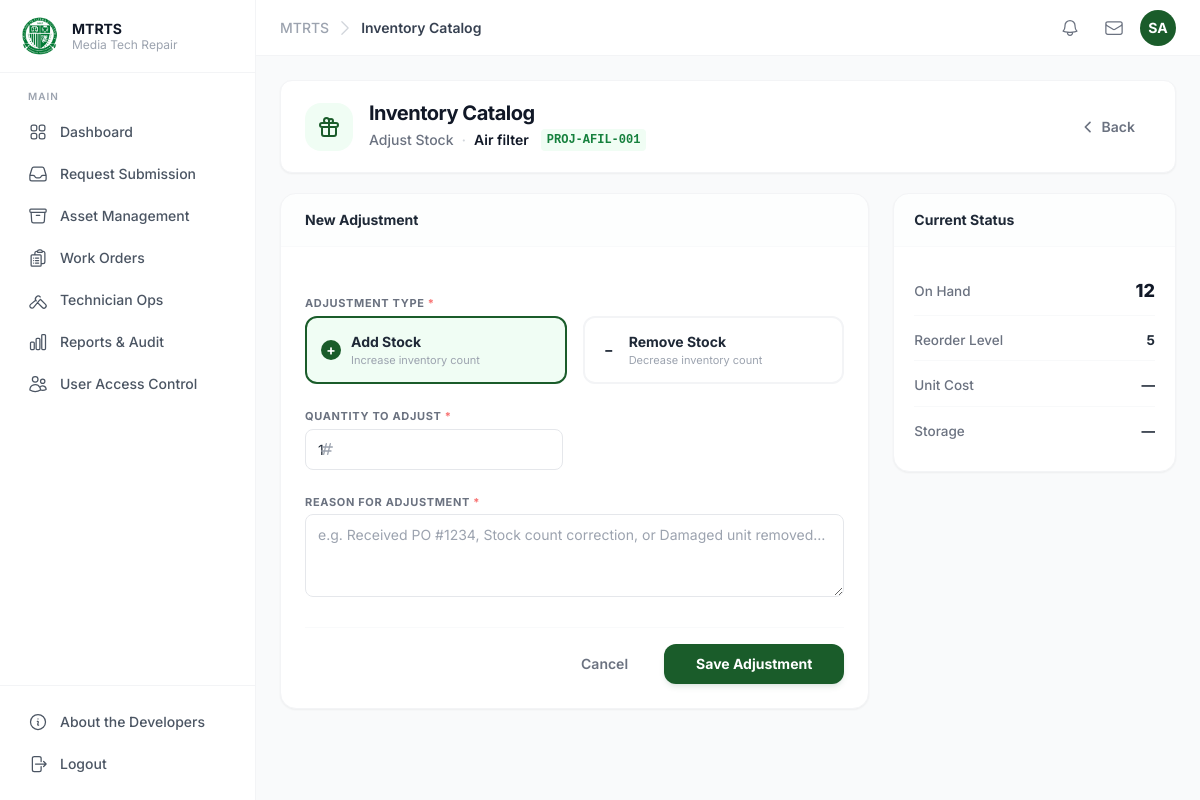
Screenshot of /modules/inventory/adjust.php?id=10 (signed in) with the database file from the repository.
### tables this page shows
CREATE TABLE parts_inventory (
  part_id          INT           PRIMARY KEY AUTO_INCREMENT,
  part_number      VARCHAR(100)  NOT NULL UNIQUE,
  part_name        VARCHAR(150)  NOT NULL,
  description      VARCHAR(255)  NULL,
  manufacturer     VARCHAR(100)  NULL,
  category         VARCHAR(100)  NULL,
  compatible_with  VARCHAR(500)  NULL,
  quantity_on_hand INT           NOT NULL DEFAULT 0,
  reorder_level    INT           NOT NULL DEFAULT 5,
  unit_cost        DECIMAL(10,2) NULL,
  unit_price       DECIMAL(10,2) NULL,
  storage_location VARCHAR(100)  NULL,
  is_active        TINYINT(1)    NOT NULL DEFAULT 1,
  created_at       DATETIME      NOT NULL DEFAULT CURRENT_TIMESTAMP,
  updated_at       DATETIME      NOT NULL DEFAULT CURRENT_TIMESTAMP ON UPDATE CURRENT_TIMESTAMP
);

### modules/inventory/functions.php (called while the page is built, shortened)
<?php
function get_part(PDO $pdo, int $part_id): ?array {
    $stmt = $pdo->prepare("SELECT * FROM parts_inventory WHERE part_id = ? LIMIT 1");
    $stmt->execute([$part_id]);
    $r = $stmt->fetch(PDO::FETCH_ASSOC);
    return $r ?: null;
}

### modules/inventory/adjust.php (the view, shortened to what this page needs)
<?php
require_once __DIR__ . '/../../config/guard.php';
require_once __DIR__ . '/functions.php';
$id = (int)($_GET['id'] ?? 0);
$part = $id > 0 ? get_part($pdo, $id) : null;
?>
<div class="bg-white rounded-xl shadow-sm border border-gray-100 px-6 py-5 mb-5 flex items-center justify-between gap-3">
  <div class="flex items-center gap-4">
    <div class="w-12 h-12 rounded-2xl bg-green-50 flex items-center justify-center text-olfu-green">
      <svg class="w-6 h-6" fill="none" viewBox="0 0 24 24" stroke="currentColor" stroke-width="2">
        <path stroke-linecap="round" stroke-linejoin="round" d="M12 8v13m0-13V6a2 2 0 112 2h-2zm0 0V5.5A2.5 2.5 0 109.5 8H12zm-7 4h14M5 12a2 2 0 110-4h14a2 2 0 110 4M5 12v7a2 2 0 002 2h10a2 2 0 002-2v-7"/>
      </svg>
    </div>
    <div>
      <h2 class="text-xl font-bold text-gray-900 tracking-tight leading-tight">Inventory Catalog</h2>
      <div class="flex items-center gap-2 mt-0.5">
        <span class="text-sm text-gray-500 font-medium">Adjust Stock</span>
        <span class="text-gray-300">·</span>
        <span class="text-sm text-gray-900 font-semibold"><?= htmlspecialchars($part['part_name']) ?></span>
        <span class="wo-tag ml-1"><?= htmlspecialchars($part['part_number']) ?></span>
      </div>
    </div>
  </div>
  <a href="index.php" class="inline-flex items-center gap-1.5 text-sm font-semibold text-gray-500 hover:text-gray-900 transition-colors px-4 py-2 rounded-lg hover:bg-gray-100">
    <svg class="w-4 h-4" fill="none" viewBox="0 0 24 24" stroke="currentColor" stroke-width="2.5"><path stroke-linecap="round" stroke-linejoin="round" d="M15 19l-7-7 7-7"/></svg>
    Back
  </a>
</div>
<div class="grid grid-cols-1 lg:grid-cols-3 gap-6">
  <div class="lg:col-span-2 bg-white rounded-2xl shadow-sm border border-gray-100 overflow-hidden">
    <div class="px-6 py-4 border-b border-gray-50 bg-gray-50/30">
      <h3 class="text-sm font-bold text-gray-800">New Adjustment</h3>
    </div>
    <form method="POST" class="p-6 space-y-6" id="adj-form">
      <div>
        <label class="flbl mb-3">Adjustment Type <span class="text-red-400">*</span></label>
        <div class="flex gap-4">
          <label class="adj-type-card selected-add" id="card-add">
            <div class="adj-type-icon">+</div>
            <div>
              <p class="text-sm font-bold text-gray-800">Add Stock</p>
              <p class="text-[11px] text-gray-400">Increase inventory count</p>
            </div>
          </label>
          <label class="adj-type-card" id="card-sub">
            <div class="adj-type-icon">−</div>
            <div>
              <p class="text-sm font-bold text-gray-800">Remove Stock</p>
              <p class="text-[11px] text-gray-400">Decrease inventory count</p>
            </div>
          </label>
        </div>
      </div>
      <div class="grid grid-cols-1 md:grid-cols-2 gap-6">
        <div>
          <label class="flbl">Quantity to Adjust <span class="text-red-400">*</span></label>
          <div class="relative">
            <input type="number" name="qty" min="1" value="1" class="fin pl-10" required>
            <svg class="absolute left-3.5 top-1/2 -translate-y-1/2 w-4 h-4 text-gray-400" fill="none" viewBox="0 0 24 24" stroke="currentColor" stroke-width="2">
              <path stroke-linecap="round" stroke-linejoin="round" d="M7 20l4-16m2 16l4-16M6 9h14M4 15h14"/>
            </svg>
          </div>
        </div>
      </div>
      <div>
        <label class="flbl">Reason for Adjustment <span class="text-red-400">*</span></label>
        <textarea name="reason" rows="3" class="fin"
                  placeholder="e.g. Received PO #1234, Stock count correction, or Damaged unit removed…" required></textarea>
      </div>
      <div class="flex items-center justify-end gap-3 pt-4 border-t border-gray-50">
        <a href="index.php" class="text-sm font-semibold text-gray-500 hover:text-gray-800 px-6 py-2.5 rounded-xl hover:bg-gray-100 transition-colors">
          Cancel
        </a>
        <button type="submit" class="bg-olfu-green hover:bg-olfu-green-md text-white text-sm font-bold px-8 py-2.5 rounded-xl shadow-md shadow-green-900/10 transition-all active:scale-[0.98]">
          Save Adjustment
        </button>
      </div>
    </form>
  </div>
  <div class="space-y-6">
    <div class="bg-white rounded-2xl shadow-sm border border-gray-100 overflow-hidden">
      <div class="px-5 py-4 border-b border-gray-50 bg-gray-50/30">
        <h3 class="text-sm font-bold text-gray-800">Current Status</h3>
      </div>
      <div class="p-5 space-y-1">
        <div class="rp-row">
          <span class="rp-lbl">On Hand</span>
          <span class="text-lg font-extrabold text-gray-900"><?= (int)$part['quantity_on_hand'] ?></span>
        </div>
        <div class="rp-row">
          <span class="rp-lbl">Reorder Level</span>
          <span class="rp-val"><?= (int)$part['reorder_level'] ?></span>
        </div>
        <div class="rp-row">
          <span class="rp-lbl">Unit Cost</span>
          <span class="rp-val"><?= $part['unit_cost'] !== null ? '₱' . number_format((float)$part['unit_cost'], 2) : '—' ?></span>
        </div>
        <div class="rp-row">
          <span class="rp-lbl">Storage</span>
          <span class="rp-val"><?= htmlspecialchars($part['storage_location'] ?? '—') ?></span>
        </div>
      </div>
    </div>
  </div>
</div>
<?php require_once __DIR__ . '/../../includes/footer.php'; ?>

### public/assets/css/typography.css (style rules this page uses)
*, *::before, *::after { font-family: 'Inter', ui-sans-serif, system-ui, -apple-system, sans-serif; }

### modules/inventory/_styles.php (style rules this page uses)
.flbl { font-size:11px;font-weight:700;text-transform:uppercase;letter-spacing:.06em;color:#6b7280;display:block;margin-bottom:4px; }
.fin { width:100%;padding:9px 12px;border:1.5px solid #e5e7eb;border-radius:8px;font-size:14px;font-family:inherit;color:#1f2937;outline:none;transition:all .15s;background:#fff; }
.wo-tag { font-family:ui-monospace,'Cascadia Code',monospace;font-size:12px;color:#15803d;font-weight:600;background:#f0fdf4;padding:2px 6px;border-radius:4px; }
.rp-row { display:flex;justify-content:space-between;align-items:center;padding:10px 0;border-bottom:1px solid #f8f9fa;font-size:13.5px; }
.rp-row:last-child { border-bottom:none; }
.rp-lbl { color:#6b7280;font-weight:500; }
.rp-val { font-weight:700;color:#1f2937; }
.adj-type-card { flex:1;border:2px solid #f3f4f6;border-radius:12px;padding:14px;cursor:pointer;transition:all .15s;display:flex;align-items:center;gap:10px;position:relative; }
.adj-type-card.selected-add { border-color:#1a5c2a;background:#f0fdf4; }
.adj-type-icon { width:20px;height:20px;border-radius:50%;display:flex;align-items:center;justify-content:center;font-weight:bold;font-size:14px; }
.adj-type-card.selected-add .adj-type-icon { background:#1a5c2a;color:#fff; }

### rows the page displays
parts_inventory: part_name "Air filter", part_number "PROJ-AFIL-001", quantity_on_hand "12", reorder_level "5", storage_location "—"

### other values shown
$label "Request Submission"
$label "Asset Management"
$label "Work Orders"
$label "Technician Ops"
$label "Reports & Audit"
$label "User Access Control"
$page_title "Inventory Catalog"
$initials "SA"
